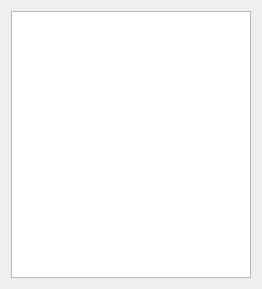
<ui version="4.0" >
 <class>LogsDialog</class>
 <widget class="QDialog" name="LogsDialog" >
  <property name="geometry" >
   <rect>
    <x>0</x>
    <y>0</y>
    <width>262</width>
    <height>289</height>
   </rect>
  </property>
  <property name="windowTitle" >
   <string>Dialog</string>
  </property>
  <layout class="QGridLayout" >
   <item row="0" column="0" >
    <widget class="QTextEdit" name="logsTextEdit" >
     <property name="readOnly" >
      <bool>true</bool>
     </property>
    </widget>
   </item>
  </layout>
 </widget>
 <resources/>
 <connections/>
</ui>
